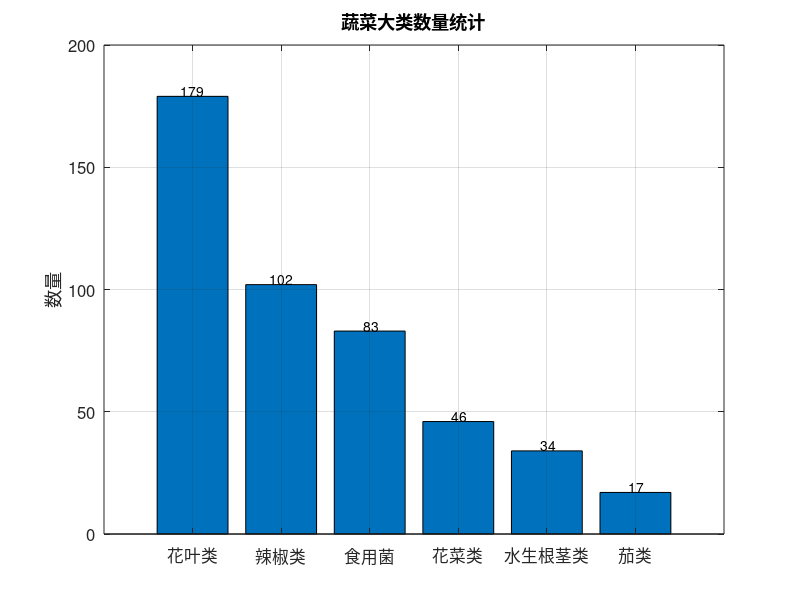

Source code (MATLAB):
%数据提取和整理
data={
    '花叶类',179;
    '辣椒类',102;
    '食用菌',83;
    '花菜类',46;
    '水生根茎类',34;
    '茄类',17
};
%分离品类和数量
categories=data(:,1);
values=cell2mat(data(:,2));
%创建条形图
figure('Position',[100,100,800,500])
bar(values)
set(gca,'XTick',1:length(categories),'XTickLabel',categories)
xtickangle(45)
ylabel('数量')
title('蔬菜大类数量统计')
%添加数值标签
text(1:length(values),values,num2str(values),...
    'HorizontalAlignment','center',...
    'VerticalAlignment','bottom')
%调整布局
set(gcf,'Color','w')
set(gca,'FontSize',12)
grid on
